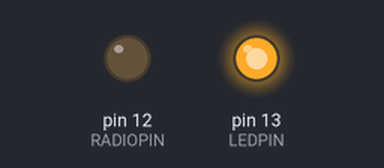
The sketch below on a simulated Arduino Uno, built with avr-gcc and run on an emulated ATmega328P. Shown: output pins drawn as LEDs (lit = HIGH).

Above: at 0.5 s.
At 11.0 s:
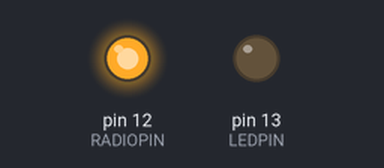
At 14.0 s:
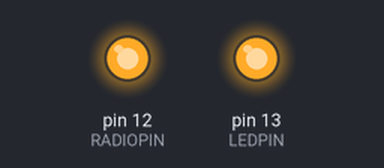
Timing chart, 0 to 17.6 s (numbered marks = the images above):
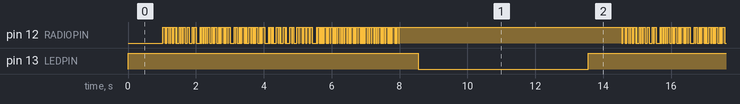

Measured:
- by itself, pin 12 (RADIOPIN): moves between LOW and HIGH, repeating every 13.6 s
- by itself, pin 13 (LEDPIN): alternates HIGH for 8.6 s and LOW for 5.0 s
- by itself, everything shown: repeats every 13.6 s, in 76 steps

The sketch:

rtty_test1.ino
```cpp
/*  NTX2 Radio Test Part 2

    Transmits data via RTTY with a checksum.

    Created 2012 by M0UPU as part of a UKHAS Guide on linking NTX2 Modules to Arduino.
    RTTY code from Rob Harrison Icarus Project.
    http://ukhas.org.uk
*/

#define LEDPIN 13
#define RADIOPIN 12

#include <string.h>
#include <util/crc16.h>

char datastring[80];

void setup() {
  pinMode(RADIOPIN,OUTPUT);
  pinMode(LEDPIN,OUTPUT);


  //blink led
 /*
  digitalWrite(LEDPIN, HIGH);
  delay(100);
  digitalWrite(LEDPIN, LOW);
  delay(100);
  digitalWrite(LEDPIN, HIGH);
  delay(100);
  digitalWrite(LEDPIN, LOW);
  delay(100);
  digitalWrite(LEDPIN, HIGH);
  delay(100);
  digitalWrite(LEDPIN, LOW);
  delay(100);
  digitalWrite(LEDPIN, HIGH);
  delay(100);
  digitalWrite(LEDPIN, LOW);
  delay(500);
  */
}

void loop() {


  sprintf(datastring,"OM1GX RTTY TEST BEACON RYRYRYRYRYRY"); // Puts the text in the datastring
  unsigned int CHECKSUM = gps_CRC16_checksum(datastring);  // Calculates the checksum for this datastring
  char checksum_str[6];
  //sprintf(checksum_str, "*%04X\n", CHECKSUM);
  //strcat(datastring,checksum_str);

  digitalWrite(LEDPIN, HIGH);
  delay(1000);
  rtty_txstring (datastring);
  delay(500);
  digitalWrite(LEDPIN, LOW);
  delay(5000);

}


void rtty_txstring (char * string)
{

  /* Simple function to sent a char at a time to
   	** rtty_txbyte function.
   	** NB Each char is one byte (8 Bits)
   	*/

  char c;

  c = *string++;

  while ( c != '\0')
  {
    rtty_txbyte (c);
    c = *string++;
  }
}


void rtty_txbyte (char c)
{
  /* Simple function to sent each bit of a char to
   	** rtty_txbit function.
   	** NB The bits are sent Least Significant Bit first
   	**
   	** All chars should be preceded with a 0 and
   	** proceded with a 1. 0 = Start bit; 1 = Stop bit
   	**
   	*/

  int i;

  rtty_txbit (0); // Start bit

  // Send bits for for char LSB first

  for (i=0;i<7;i++) // Change this here 7 or 8 for ASCII-7 / ASCII-8
  {
    if (c & 1) rtty_txbit(1);

    else rtty_txbit(0);

    c = c >> 1;

  }

  rtty_txbit (1); // Stop bit
  rtty_txbit (1); // Stop bit
}

void rtty_txbit (int bit)
{
  if (bit)
  {
    // high
    digitalWrite(RADIOPIN, HIGH);
    //digitalWrite(LEDPIN, HIGH);
  }
  else
  {
    // low
    digitalWrite(RADIOPIN, LOW);
   // digitalWrite(LEDPIN, LOW);

  }

  //                  delayMicroseconds(3370); // 300 baud
  delayMicroseconds(10000); // For 50 Baud uncomment this and the line below.
  delayMicroseconds(10150); // For some reason you can't do 20150 it just doesn't work.

}

uint16_t gps_CRC16_checksum (char *string)
{
  size_t i;
  uint16_t crc;
  uint8_t c;

  crc = 0xFFFF;

  // Calculate checksum ignoring the first two $s
  for (i = 2; i < strlen(string); i++)
  {
    c = string[i];
    crc = _crc_xmodem_update (crc, c);
  }

  return crc;
}
```
